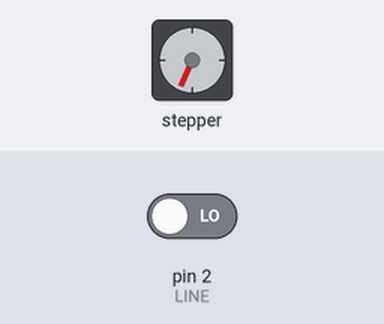
Bench run of a sketch on a simulated Arduino Uno, built with avr-gcc and run on an emulated ATmega328P. On the bench: stepper motor. The inputs (shaded band) are chosen by the test bench; at power-on: pin 2 (LINE) LOW. Stepper angles assume 2048 steps per turn; what the sketch prints to the serial monitor is not drawn.

Above: at 4.8 s.
4.9 s: pin 2 (LINE) driven HIGH
At 8.2 s:
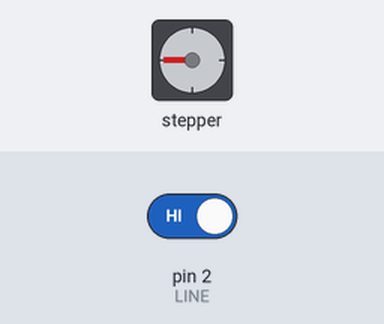
8.4 s: pin 2 (LINE) driven LOW
At 12.5 s:
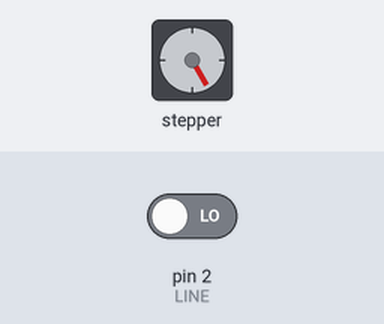
Timing chart, 0 to 23.7 s (numbered marks = the images above; inputs shaded):
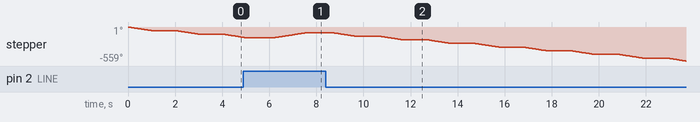

The sketch:

buoc-doline.ino
```cpp
#define LINE 2

#include <Stepper.h>

#define BUOC 2048

Stepper stepper(BUOC, 8, 10, 9, 11);

void setup() {
  pinMode(LINE, INPUT);
  Serial.begin(9600);
  stepper.setSpeed(10);
}

void loop() {
  int val = digitalRead(LINE);
  Serial.print("Giá trị cảm biến dò line: ");
  Serial.println(val);

  if (val == 1) {
    Serial.println("Dò line: Line đen → Quay thuận 90 độ");
    stepper.step((90.0 / 360.0) * BUOC);
  } else {
    Serial.println("Dò line: Line trắng → Quay ngược 60 độ");
    stepper.step((-60.0 / 360.0) * BUOC);
  }

  delay(1000);
}

/*
Cách lắp:
- Cảm biến dò line:
    + Tín hiệu -> chân D2
    + VCC -> 5V
    + GND -> GND
- Động cơ bước ULN2003:
    + IN1 -> D8
    + IN2 -> D9
    + IN3 -> D10
    + IN4 -> D11
*/
```
